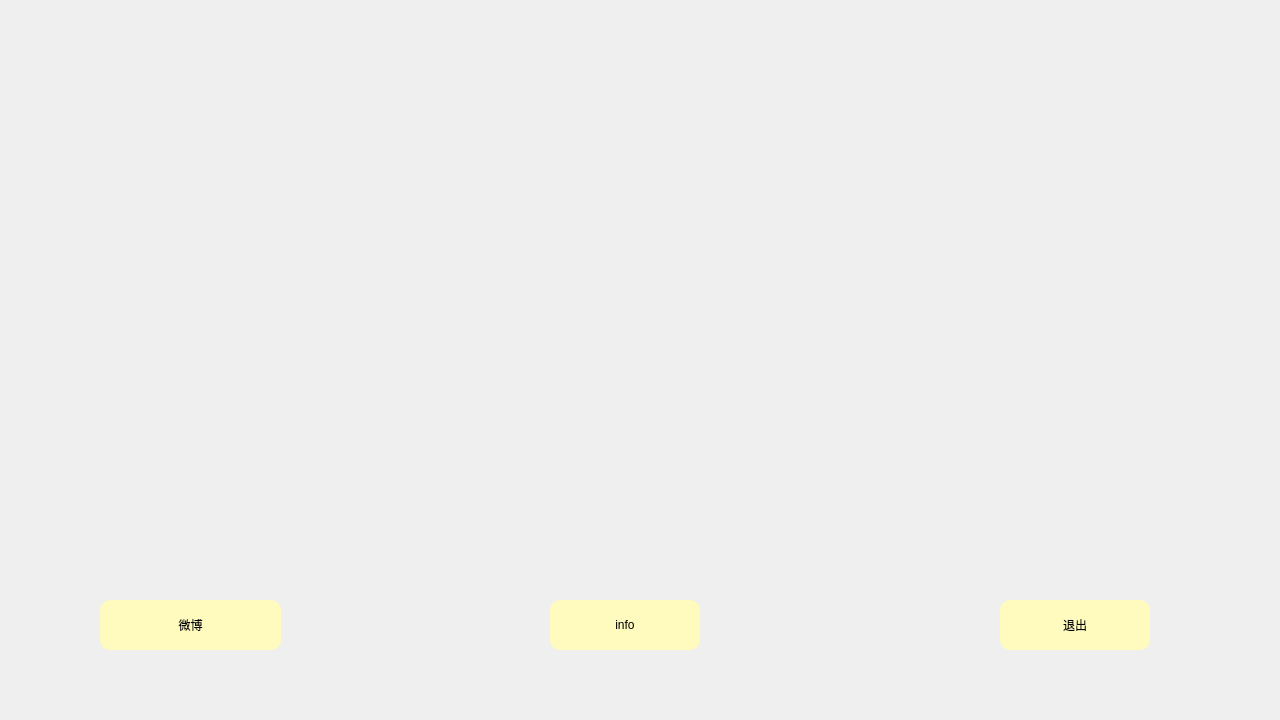
<?xml version="1.0" encoding="UTF-8"?>
<ui version="4.0">
 <class>mainwindow</class>
 <widget class="QMainWindow" name="mainwindow">
  <property name="geometry">
   <rect>
    <x>0</x>
    <y>0</y>
    <width>1280</width>
    <height>720</height>
   </rect>
  </property>
  <property name="windowTitle">
   <string>MainWindow</string>
  </property>
  <property name="layoutDirection">
   <enum>Qt::LeftToRight</enum>
  </property>
  <property name="styleSheet">
   <string notr="true">#window1{border-image: url(:/back/preview.jpg);}
</string>
  </property>
  <widget class="QWidget" name="centralwidget">
   <widget class="QPushButton" name="weibo">
    <property name="geometry">
     <rect>
      <x>100</x>
      <y>600</y>
      <width>181</width>
      <height>50</height>
     </rect>
    </property>
    <property name="sizePolicy">
     <sizepolicy hsizetype="Expanding" vsizetype="Expanding">
      <horstretch>0</horstretch>
      <verstretch>0</verstretch>
     </sizepolicy>
    </property>
    <property name="minimumSize">
     <size>
      <width>181</width>
      <height>0</height>
     </size>
    </property>
    <property name="layoutDirection">
     <enum>Qt::LeftToRight</enum>
    </property>
    <property name="autoFillBackground">
     <bool>false</bool>
    </property>
    <property name="styleSheet">
     <string notr="true">#weibo:!hover{
border-radius:10px;
background-color:rgb(255, 250, 189);
font: 28pt &quot;华文行楷&quot;;
}

#weibo:hover{
border-radius:10px;
background-color:rgb(170, 255, 255);
font: 28pt &quot;华文行楷&quot;;
}
#weibo:pressed{padding-top:5px;
padding-left:5px;
}

</string>
    </property>
    <property name="text">
     <string>微博</string>
    </property>
    <property name="flat">
     <bool>false</bool>
    </property>
   </widget>
   <widget class="QPushButton" name="info">
    <property name="geometry">
     <rect>
      <x>550</x>
      <y>600</y>
      <width>150</width>
      <height>50</height>
     </rect>
    </property>
    <property name="sizePolicy">
     <sizepolicy hsizetype="Expanding" vsizetype="Expanding">
      <horstretch>0</horstretch>
      <verstretch>0</verstretch>
     </sizepolicy>
    </property>
    <property name="styleSheet">
     <string notr="true">#info:!hover{
border-radius:10px;
background-color:rgb(255, 250, 189);
font: 28pt &quot;华文行楷&quot;;
}

#info:hover{
border-radius:10px;
background-color:rgb(170, 255, 255);
font: 28pt &quot;华文行楷&quot;;
}
#info:pressed{padding-top:5px;
padding-left:5px;
}

</string>
    </property>
    <property name="text">
     <string>info</string>
    </property>
   </widget>
   <widget class="QPushButton" name="quit">
    <property name="geometry">
     <rect>
      <x>1000</x>
      <y>600</y>
      <width>150</width>
      <height>50</height>
     </rect>
    </property>
    <property name="sizePolicy">
     <sizepolicy hsizetype="Expanding" vsizetype="Expanding">
      <horstretch>0</horstretch>
      <verstretch>0</verstretch>
     </sizepolicy>
    </property>
    <property name="layoutDirection">
     <enum>Qt::LeftToRight</enum>
    </property>
    <property name="autoFillBackground">
     <bool>false</bool>
    </property>
    <property name="styleSheet">
     <string notr="true">#quit:!hover{
border-radius:10px;
background-color:rgb(255, 250, 189);
font: 28pt &quot;华文行楷&quot;;
}

#quit:hover{
border-radius:10px;
background-color:rgb(170, 255, 255);
font: 28pt &quot;华文行楷&quot;;
}
#quit:pressed{padding-top:5px;
padding-left:5px;
}

</string>
    </property>
    <property name="text">
     <string>退出</string>
    </property>
   </widget>
   <widget class="QLabel" name="label">
    <property name="geometry">
     <rect>
      <x>0</x>
      <y>0</y>
      <width>1280</width>
      <height>720</height>
     </rect>
    </property>
    <property name="text">
     <string/>
    </property>
   </widget>
   <zorder>label</zorder>
   <zorder>weibo</zorder>
   <zorder>info</zorder>
   <zorder>quit</zorder>
  </widget>
 </widget>
 <resources>
  <include location="main_back.qrc"/>
 </resources>
 <connections/>
</ui>
